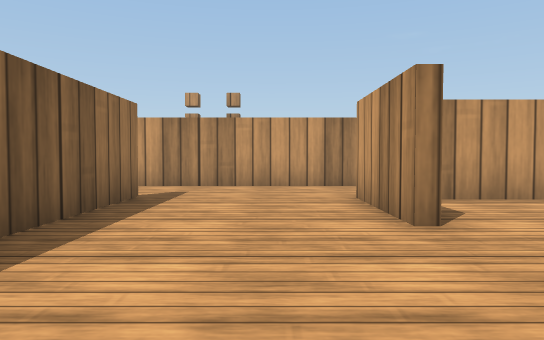
[1] (above)

16 first-person views from a walk through a robot-simulator world made for Webots. The camera is 0.13 m above the floor, tilts 2° down and sees 70° across. The floor is counted in squares, 0.2 m on a side. Each view is taken from the middle of a square. On the plan, view 1 faces up. The plan holds only what a view shows up to about 11 squares ahead; the rest is blank. The place goes on beyond the plan. The robots in the file are not drawn. Simple shapes and patterns stand in for the simulator's stock objects.

[2]
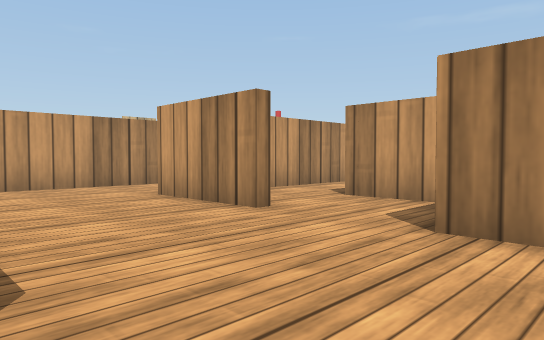

[3]
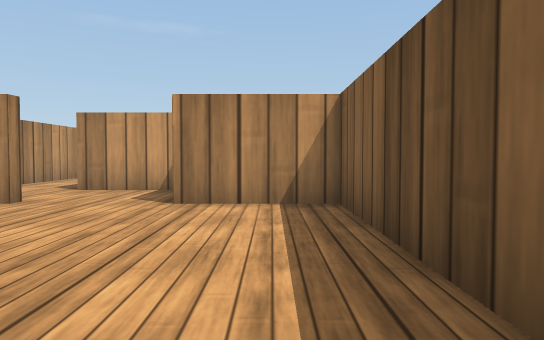

[4]
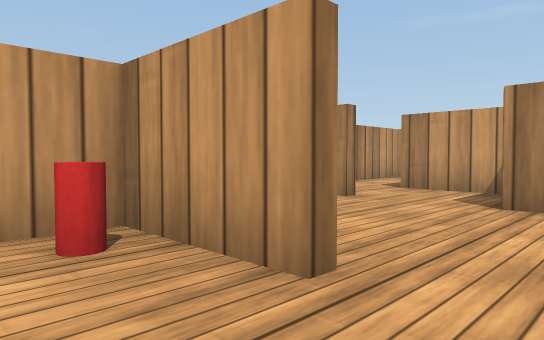

[5]
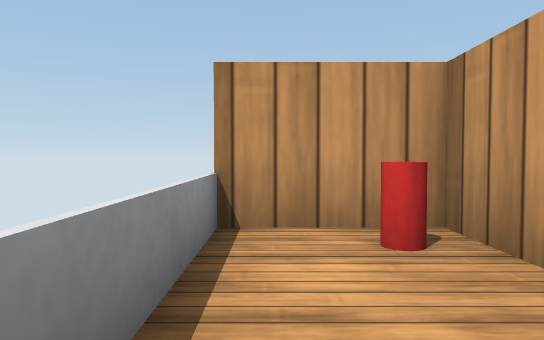

[6]
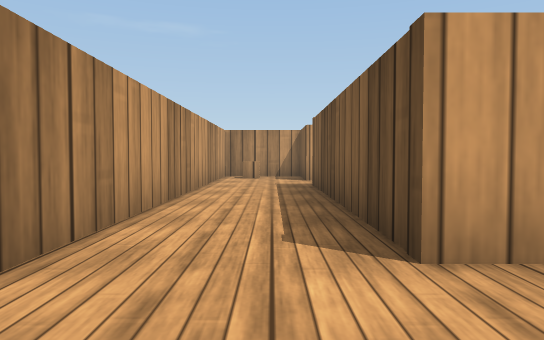

[7]
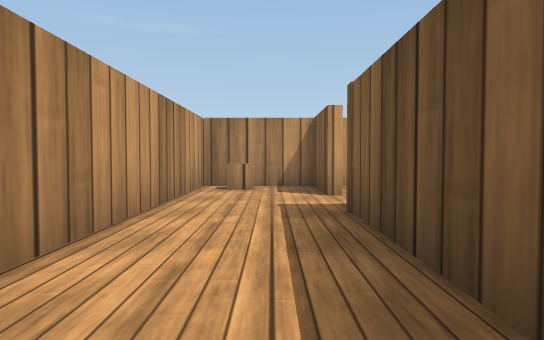

[8]
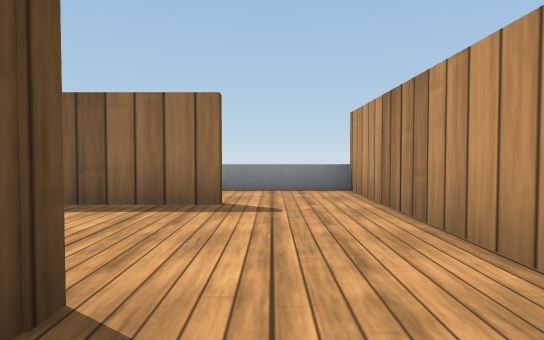

[9]
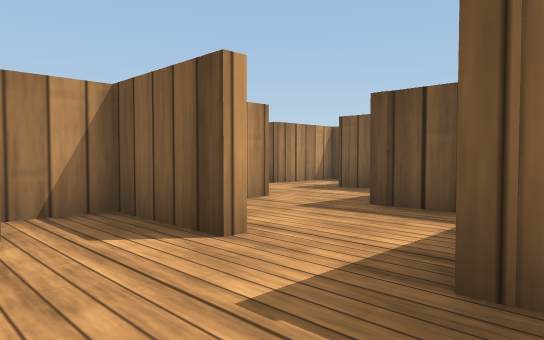

[10]
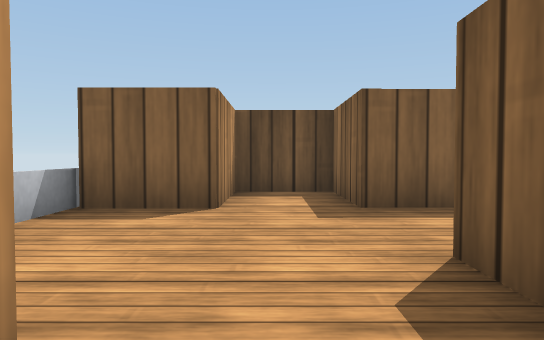

[11]
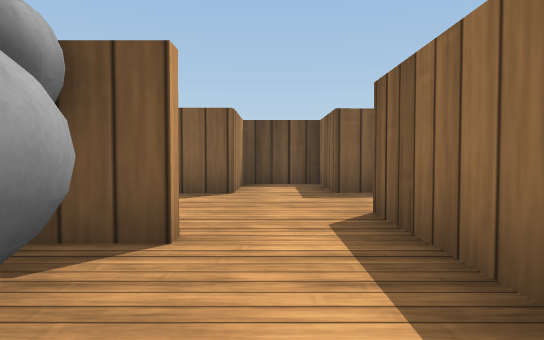

[12]
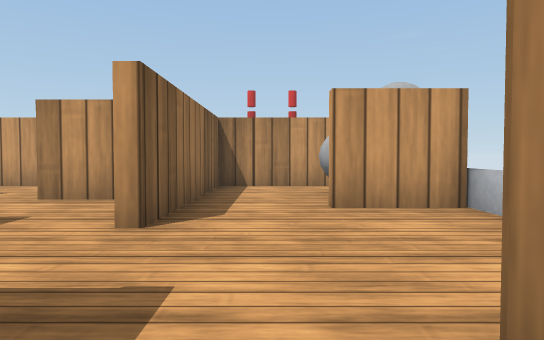

[13]
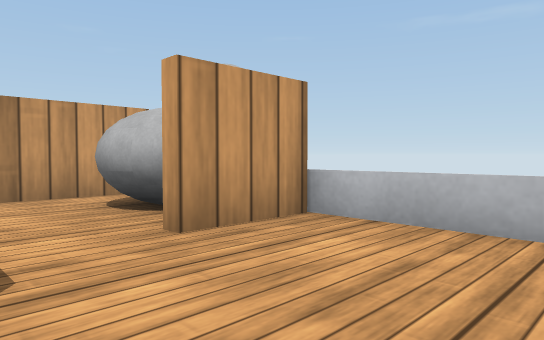

[14]
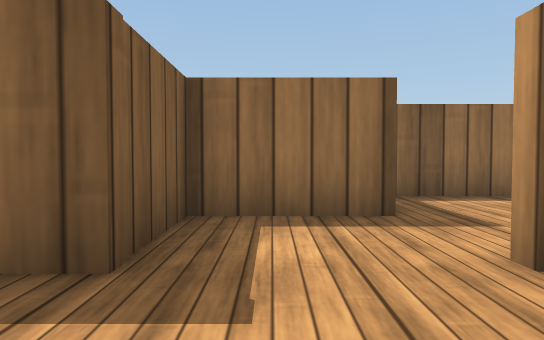

[15]
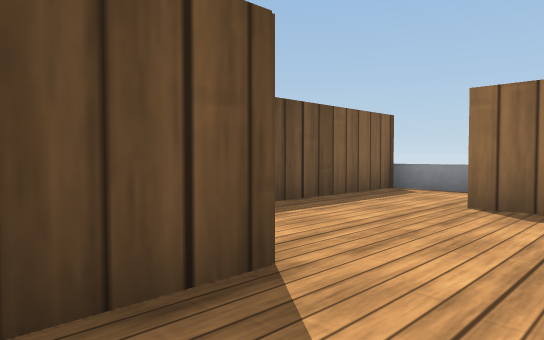

[16]
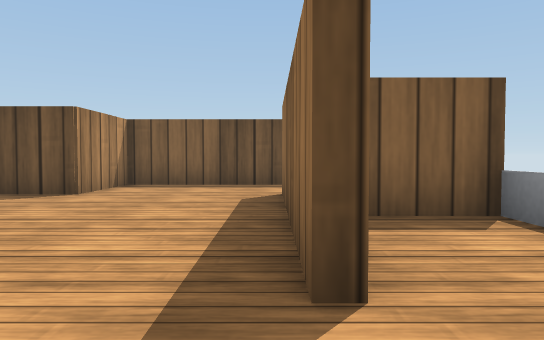

### Floor plan
Points are (right, up) in squares from view 1. A wall is a line through its corners. A room is listed if a view was taken in it or the views show most of it. See-through windows are left out.
Room 1 (views 1, 2, 6, 7, 8, 9, 16)
walls: (1.3, 3.5) (1.3, 6.1) (7.7, 6.1); (-2.2, 6.4) (-2.2, 1.2); (-2.6, -0.9) (1.3, -0.9) (1.3, 1.4); (9.4, 6.1) (11.6, 6.1) (11.6, 8.5) (-2.5, 8.5)
ways out: opening at (-2, 0.5) to room 2; opening at (2, 2.5) to room 5; opening at (-2, 7.5) to room 6; opening at (9, 6) to room 8
objects: wooden box (11, 8)
Room 2 (views 3, 4, 5)
walls: (-2.4, 1.2) (-2.4, 3.5) (-4.5, 3.5); (-4.5, -0.9) (-2.6, -0.9)
low walls: (-4.5, 3.5) (-4.5, -0.9)
ways out: opening at (-2, 0.5) to room 1
objects: drink can (-3, 3)
Room 3 (views 10, 11)
walls: (14.9, 8.5) (11.8, 8.5) (11.8, 4.5); (13.6, 5.1) (14.8, 5.1)
ways out: opening at (13, 5) to room 4
objects: cat (14, 6) to (15, 7)
Room 4 (views 12, 13, 14)
walls: (15.5, 4.9) (13.8, 4.9); (11.8, 4.5) (11.8, 3.5); (11.8, 1.1) (11.8, -1.1) (13.7, -1.1) (13.7, 1.1) (15.5, 1.1)
low walls: (15.5, 1.1) (15.5, 4.9)
ways out: opening at (13, 5) to room 3; opening at (12, 2.5) to room 7
Room 5 (view 15)
walls: (1.3, 1.4) (2.8, 1.4); (3.5, 1.9) (3.5, 3.9)
ways out: opening at (2, 2.5) to room 1; opening at (3, 4) to room 9
Room 6 (no view inside)
walls: (-2.5, 8.5) (-4.5, 8.5); (-4.5, 3.8) (-3, 3.8)
low walls: (-4.5, 8.5) (-4.5, 6)
ways out: opening at (-2, 7.5) to room 1
Room 7 (no view inside)
walls: (11.6, 3.5) (11.6, 5.5); (9.8, 3.3) (9.8, 1.1) (11.8, 1.1); (10.8, 5.8) (9.4, 5.8)
ways out: opening at (12, 2.5) to room 4; opening at (10, 4.5) to room 8
Room 8 (no view inside)
walls: (7.7, 6.1) (7.7, 4); (8.6, 3.3) (9.8, 3.3)
ways out: opening at (9, 6) to room 1; opening at (10, 4.5) to room 7
Room 9 (no view inside)
walls: (3.5, 5.8) (2.5, 5.8)
ways out: opening at (3, 4) to room 5; opening at (4.5, 5)

Where each view was taken, in squares from view 1:
view 1: 0 up, 0 right, facing up
view 2: 0 up, 2 left, facing up-right
view 3: 0 up, 4 left, facing right
view 4: 0 up, 4 left, facing up-right
view 5: 0 up, 4 left, facing up
view 6: 7 up, 1 left, facing right
view 7: 7 up, 3 right, facing right
view 8: 7 up, 3 right, facing left
view 9: 8 up, 7 right, facing down-right
view 10: 6 up, 13 right, facing down
view 11: 8 up, 13 right, facing down
view 12: 0 up, 13 right, facing up
view 13: 2 up, 12 right, facing up-right
view 14: 2 up, 14 right, facing left
view 15: 3 up, 3 right, facing down-left
view 16: 8 up, 2 left, facing down
